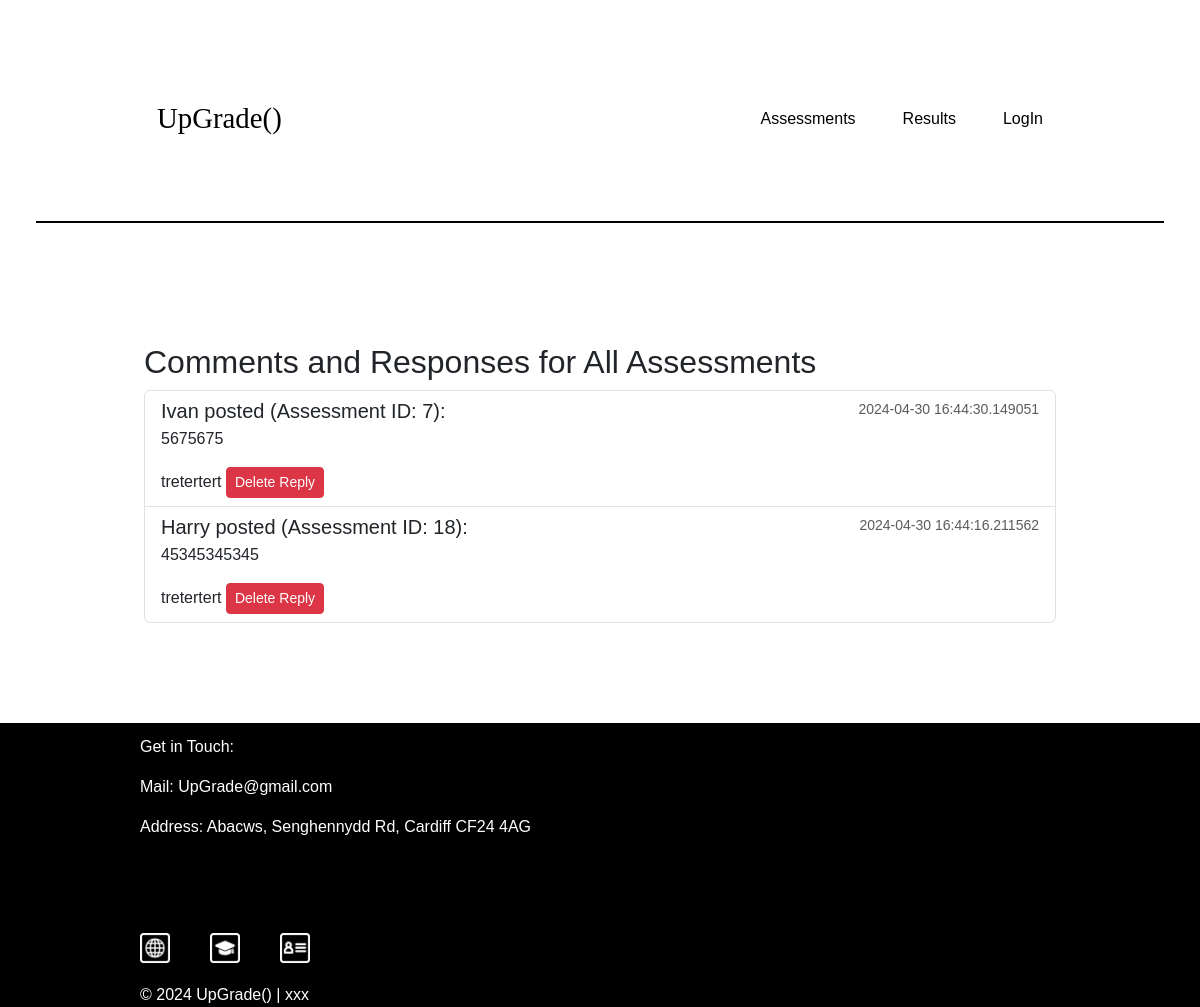
The app's page /responses, older data.
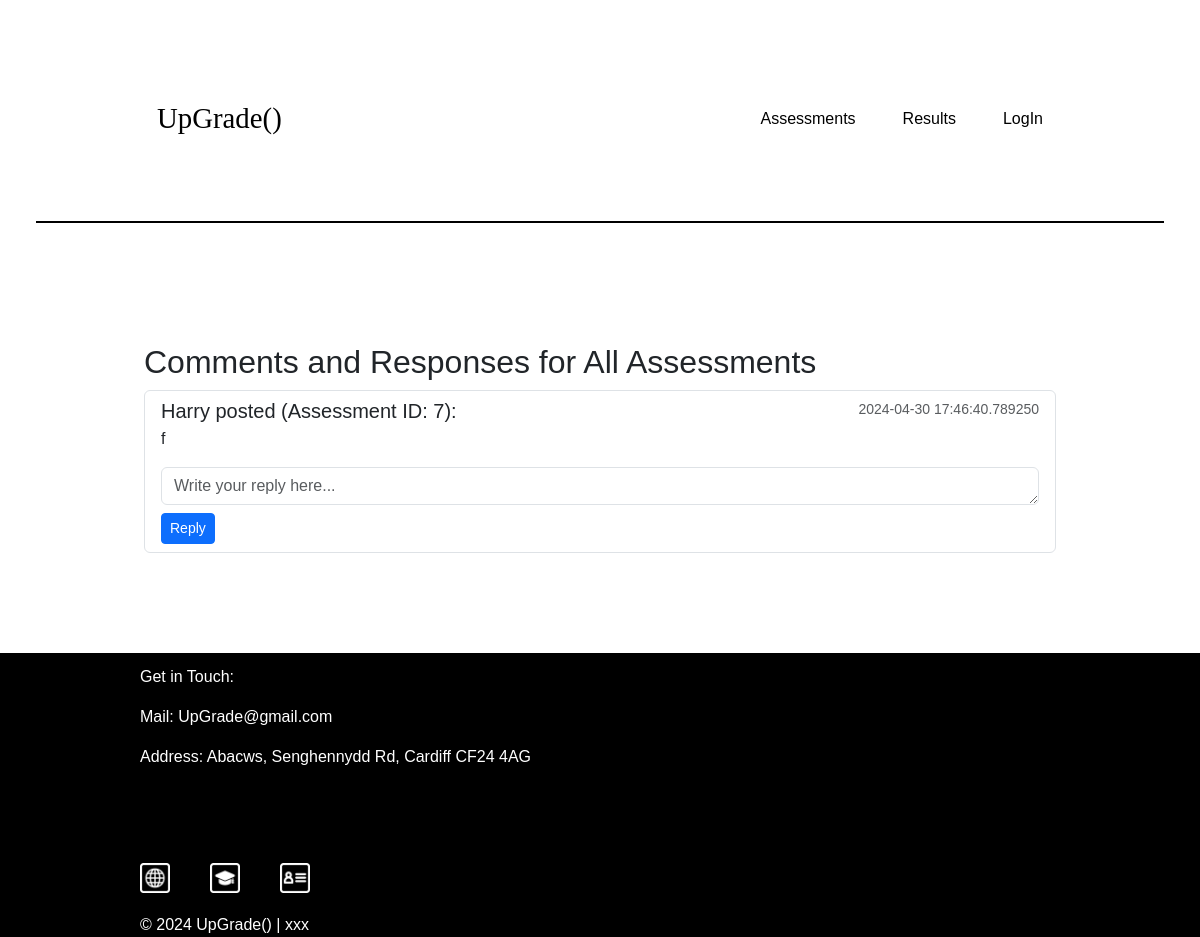
The same page, newer data.
### tables this page shows
CREATE TABLE posts
                        (id INTEGER PRIMARY KEY,
                         username TEXT,
                         assessment_id INTEGER, 
                         comment_text TEXT,
                         time_posted DATETIME, 
                        reply TEXT);

### app.py (the view, shortened to what this page needs)
@app.route('/responses', methods=['GET', 'POST'])
def handle_responses():
    with sqlite3.connect(DATABASE) as conn:
        cursor = conn.cursor()
        cursor.execute('SELECT * FROM posts ORDER BY assessment_id')
        comments = cursor.fetchall()
    print(comments)
    return render_template('questions.html', comments=comments)

### templates/questions.html (shortened to what this page needs)
{% extends '0_basic.html' %}
{% block content %}
<div class="container mt-4">
    <h2>Comments and Responses for All Assessments</h2>
    <div class="list-group">
        {% for comment in comments %}
        <div class="list-group-item list-group-item-action">
            <div class="d-flex w-100 justify-content-between">
                <h5 class="mb-1">{{ comment[1] }} posted (Assessment ID: {{ comment[2] }}):</h5>
                <small class="text-muted">{{ comment[4] }}</small>
            </div>
            <p>{{ comment[3] }}</p>
            <div id="reply-section-{{ comment[0] }}">
                {% if comment[5] %}
                <div> {{ comment[5] }}
                    <form method="post" style="display: inline;" onsubmit="deleteReply(event, {{ comment[0] }})">
                        <button type="submit" class="btn btn-danger btn-sm">Delete Reply</button>
                    </form>
                </div>
                {% else %}
                <form method="post" onsubmit="postReply(event, {{ comment[0] }})">
                    <textarea name="reply" class="form-control mt-2" rows="1" placeholder="Write your reply here..."></textarea>
                    <button type="submit" class="btn btn-primary btn-sm mt-2">Reply</button>
                </form>
                {% endif %}
            </div>
        </div>
        {% endfor %}
    </div>
</div>
{% endblock %}

### templates/0_basic.html (shortened to what this page needs)
<!DOCTYPE html>
<html lang="en">
  <head>
    <link rel="stylesheet" href="{{ url_for('static', filename='style_a.css') }}">
    <link href="https://cdn.jsdelivr.net/npm/bootstrap@5.3.3/dist/css/bootstrap.min.css" rel="stylesheet">
  </head>
  <body>
    <div class="header-plus">
      <header class="header">
        <nav class="header-left">
          <a href="/home" class="header-about">UpGrade()</a>
        </nav>
        <nav class="header-right">
          <div class="header-right-options">
            <div class="header-dropdown">
              <a class="header-dropoption">Assessments</a>
            </div>
          </div>
          <div class="header-right-options">
            {% if current_user.role == "lecturer" %}
            <a href="/results" class="header-option">Results</a>
            {% else %}
            <a href="/student_results" class="header-option">Results</a>
            {% endif %}
          </div>
          {% if not current_user.is_authenticated %}
            <div class="header-right-signout">
              <a href="/login" class="header-login">LogIn</a>
            </div>
          {% endif %}
        </nav>
      </header>
    </div>
    <main>
        <div class="container">
            {% block content %}{% endblock %}
        </div>
    </main>
    <footer class="footer">
      <div class="footer-main">
        <div class="footer-mail">
          <p>Get in Touch:</p>
          <p>Mail: UpGrade@gmail.com</p>
          <p>Address: Abacws, Senghennydd Rd, Cardiff CF24 4AG</p>
        </div>
        <div class="footer-logos">
          <a href="https://intranet.cardiff.ac.uk/"><img src="{{ url_for('static', filename='img/0_footer/1-intranet.png') }}"/></a>
          <a href="https://learningcentral.cf.ac.uk/"><img src="{{ url_for('static', filename='img/0_footer/2-learning-central.png') }}"/></a>
          <a href="https://sims.cf.ac.uk/"><img src="{{ url_for('static', filename='img/0_footer/3-sims.png') }}"/></a>
        </div>
      </div>
      <div class="footer-footer">© 2024 UpGrade() | xxx</div>
    </footer>
  </body>
</html>

### static/style_a.css (style rules this page uses)
* { font-family: Arial, Helvetica, sans-serif; box-sizing: border-box; margin: 0; padding: 0; list-style: none; }
body { line-height: 1.5; font-size: 1.15rem; }
.header { display: flex; justify-content: space-between; align-items: center; border-bottom: 2px solid black; margin: 2vh 3vw; padding: 10vh 10vw; }
.header-left, .header-right { flex: 1; display: flex; align-items: center; gap: 30px; }
.header-right-signout { display: flex; gap: 30px; }
.header-left { justify-content: flex-start; }
.header-right { justify-content: flex-end; }
.header-left a { margin-right: 10px; text-decoration: none; padding:1px; font-family: 'Newsreader'; font-size: 1.8rem; color:#000000; }
.header-right div a { margin-left: 15px; text-decoration: none; padding:1px; color: black; }
.header-dropdown { position: relative; display: inline-block; }
main { padding: 10vh 10vw; margin: auto; }
.footer { width: 100vw; background-color: black; color: white; padding: 0 10vw; }
.footer-main { position: relative; height: 30vh; margin: 20px; }
.footer-mail { padding-top: 1.5vh; }
.footer-mail p { color: white; }
.footer-footer { color: white; font-size: 1rem; margin: 0 20px; }
.footer-logos { position: absolute; bottom: 0; display: flex; gap: 40px; }
.footer-logos a img { width: 30px; }

Row changes from the older to the newer data that the page shows:
removed posts: username "Ivan", assessment "7", time_posted "2024-04-30 16:44:30.149051", comment_text "5675675", reply "tretertert"
changed posts "Harry": assessment "18" → "7"; time_posted "2024-04-30 16:44:16.211562" → "2024-04-30 17:46:40.789250"; comment_text "45345345345" → "f"; reply "tretertert" → (not shown); now shows "Reply"
